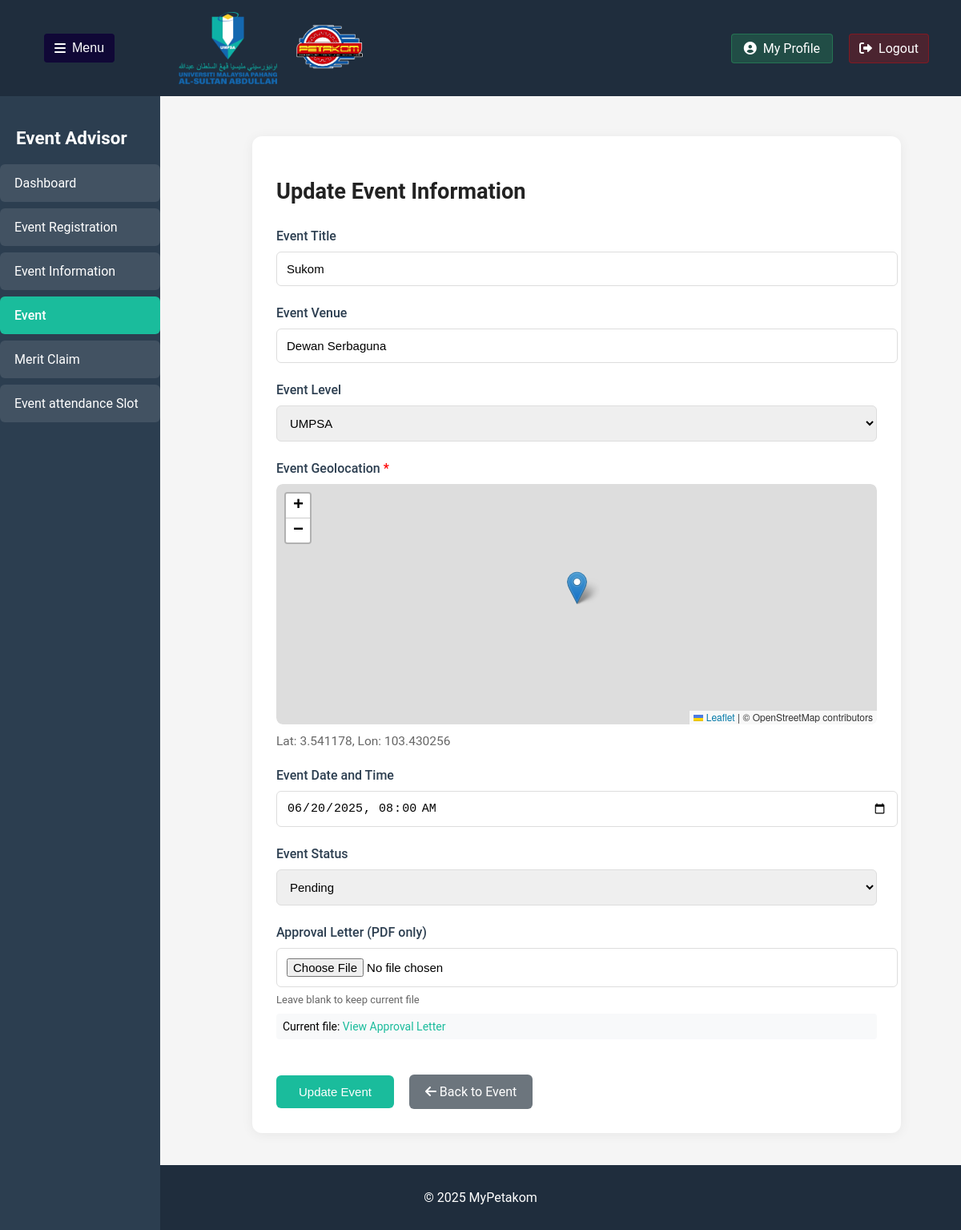
Screenshot of /UpdateEvent.php?id=EV684897e5 (signed in) with the database file from the repository.
### tables this page shows
CREATE TABLE `event` (
  `EventID` varchar(10) NOT NULL,
  `StaffID` varchar(10) NOT NULL,
  `QRCodeID` varchar(10) DEFAULT NULL,
  `EventTitle` varchar(100) NOT NULL,
  `EventDateandTime` datetime DEFAULT current_timestamp(),
  `EventVenue` varchar(100) NOT NULL,
  `EventStatus` varchar(20) NOT NULL,
  `ApprovalLetter` blob NOT NULL,
  `geolocation` varchar(50) NOT NULL,
  `EventLevel` varchar(20) NOT NULL
);

### UpdateEvent.php (the view, shortened to what this page needs)
<?php
$conn = new mysqli("localhost", "root", "", "mypetakom");
$staff_id = $_SESSION['user_id'];
$event_id = isset($_GET['id']) ? $_GET['id'] : null;
$event_query = "SELECT * FROM event WHERE EventID = ? AND StaffID = ?";
$event_stmt = $conn->prepare($event_query);
$event_stmt->bind_param("ss", $event_id, $staff_id);
$event_stmt->execute();
$event_result = $event_stmt->get_result();
$event = $event_result->fetch_assoc();
$event_status_options = ['Pending', 'Active', 'Postponed', 'Cancelled', 'Completed'];
$event_level_options = ['International', 'National', 'State', 'District', 'UMPSA'];
?>
<!DOCTYPE html>
<html>
<head>
    <link rel="stylesheet" href="https://cdnjs.cloudflare.com/ajax/libs/font-awesome/6.0.0/css/all.min.css">
    <link rel="stylesheet" href="https://unpkg.com/leaflet/dist/leaflet.css" />
</head>
<body>
    <header class="header">
        <div class="header-left">
            <button class="togglebutton" id="togglebutton">
                <i class="fas fa-bars"></i> Menu
            </button>
            <div class="Logo">
                <img src="Image/UMPSALogo.png" alt="LogoUMP">
                <img src="Image/PetakomLogo.png" alt="LogoPetakom">
            </div>
        </div>
        <div class="header-right">
            <a href="EventAdvisorProfile.php" class="profilebutton">
                <i class="fas fa-user-circle"></i> My Profile
            </a>
            <a href="logout.php" class="logoutbutton" onclick="return confirm('Are you sure you want to log out?');">
                <i class="fas fa-sign-out-alt"></i> Logout
            </a>
        </div>
    </header>
    <nav class="sidebar" id="sidebar">
        <h2 class="sidebartitle">Event Advisor</h2>
        <ul class="menuitems">
            <li>
                <a href="EventAdvisorDashboard.php" class="menuitem">
                    <span>Dashboard</span>
                </a>
            </li>
            <li>
                <a href="EventRegistration.php" class="menuitem">
                    <span>Event Registration</span>
                </a>
            </li>
            <li>
                <a href="EventInformation.php" class="menuitem">
                    <span>Event Information</span>
                </a>
            </li>
            <li>
                <a href="Event.php" class="menuitem active">
                    <span>Event</span>
                </a>
            </li>
            <li>
                <a href="MeritClaim.php" class="menuitem">
                    <span>Merit Claim</span>
                </a>
            </li>
            <li>
                <a href="AttendanceSlot.php" class="menuitem">
                    <span>Event attendance Slot</span>
                </a>
            </li>
        </ul>
    </nav>
    <div class="maincontent" id="maincontent">
        <div class="content">
            <h1>Update Event Information</h1>
            <form action="<?php echo htmlspecialchars($_SERVER['PHP_SELF']) . '?id=' . $event_id; ?>" method="POST" enctype="multipart/form-data">
                <div class="form-group">
                    <label for="title">Event Title</label>
                    <input type="text" class="form-control" id="title" name="title"
                        value="<?php echo htmlspecialchars($event['EventTitle']); ?>" required>
                </div>
                <div class="form-group">
                    <label for="venue">Event Venue</label>
                    <input type="text" class="form-control" id="venue" name="venue"
                           value="<?php echo htmlspecialchars($event['EventVenue']); ?>" required>
                </div>
                <div class="form-group">
                    <label for="event_level">Event Level</label>
                    <select class="form-control" id="event_level" name="event_level" required>
                        <?php foreach ($event_level_options as $level): ?>
                            <option value="<?= htmlspecialchars($level) ?>" <?= ($event['EventLevel'] === $level) ? 'selected' : '' ?>>
                                <?= htmlspecialchars($level) ?>
                            </option>
                        <?php endforeach; ?>
                    </select>
                </div>
                <div class="form-group">
                    <label for="geolocation">Event Geolocation <span style="color:red">*</span></label>
                    <div class="map-container">
                        <div id="map"></div>
                    </div>
                    <span class="geo-coords" id="geoCoords">
                        <?php
                        if (!empty($event['geolocation'])) {
                            $coords = explode(",", $event['geolocation']);
                            if (count($coords) == 2) {
                                echo "Lat: " . number_format((float)$coords[0], 6) . ", Lon: " . number_format((float)$coords[1], 6);
                            }
                        }
                        ?>
                    </span>
                </div>
                <div class="form-group">
                    <label for="dateandtime">Event Date and Time</label>
                    <input type="datetime-local" class="form-control" id="dateandtime" name="dateandtime"
                           value="<?php echo date('Y-m-d\TH:i', strtotime($event['EventDateandTime'])); ?>" required>
                </div>
                <div class="form-group">
                    <label for="event_status">Event Status</label>
                    <select class="form-control" id="event_status" name="event_status" required>
                        <?php foreach ($event_status_options as $status): ?>
                            <option value="<?= htmlspecialchars($status) ?>" <?= ($event['EventStatus'] === $status) ? 'selected' : '' ?>>
                                <?= htmlspecialchars($status) ?>
                            </option>
                        <?php endforeach; ?>
                    </select>
                </div>
                <div class="form-group">
                    <label for="approval">Approval Letter (PDF only)</label>
                    <input type="file" class="form-control" id="approval" name="approval" accept=".pdf">
                    <div class="file-info">Leave blank to keep current file</div>
                    <?php if ($event['ApprovalLetter']): ?>
                        <div class="current-file">
                            Current file:
                            <a href="<?php echo $event['ApprovalLetter']; ?>" target="_blank">
                                View Approval Letter
                            </a>
                        </div>
                    <?php endif; ?>
                </div>
                <button type="submit" class="btn btn-primary">Update Event</button>
                <a href="Event.php" class="back-link">
                    <i class="fas fa-arrow-left"></i> Back to Event
                </a>
            </form>
        </div>
    </div>
    <div class="footer">
        <footer>
            <p>&copy; 2025 MyPetakom</p>
        </footer>
    </div>
</body>
</html>

### UpdateEvent.php (style rules this page uses)
body { background-color: #f5f5f5; font-family: 'Roboto', sans-serif; margin: 0; padding: 0; min-height: 100vh; }
.header { background-color: #1f2d3d; display: flex; justify-content: space-between; align-items: center; padding: 0 20px; position: fixed; width: 100%; box-sizing: border-box; height: 120px; z-index: 1000; top: 0; }
.header-left { display: flex; align-items: center; gap: 20px; padding: 0 35px; }
.header-right { display: flex; align-items: center; gap: 20px; padding-right: 20px; }
.Logo { display: flex; gap: 20px; align-items: center; padding: 0 60px; }
.Logo img { height: 90px; width: auto; }
.sidebar { width: 200px; background-color: #2c3e50; color: white; position: fixed; top: 120px; left: 0; bottom: 0; padding: 20px 0; box-sizing: border-box; transition: transform 0.3s ease; z-index: 900; }
.sidebartitle { color: white; font-size: 1.4rem; margin-bottom: 20px; padding: 0 20px; }
.menuitems { display: flex; flex-direction: column; gap: 8px; padding: 0; margin: 0; list-style: none; }
.menuitem { background-color: rgba(255, 255, 255, 0.1); border-radius: 6px; padding: 14px 18px; color: white; cursor: pointer; transition: all 0.2s; display: flex; align-items: center; gap: 12px; }
.menuitems a { text-decoration: none; color: inherit; }
.menuitem.active { background-color: #1abc9c; font-weight: 500; }
.togglebutton { background-color: rgb(16, 8, 54); color: white; border: 1px solid rgba(18, 1, 63, 0.3); padding: 8px 12px; border-radius: 4px; cursor: pointer; font-size: 1rem; display: flex; align-items: center; gap: 8px; }
.logoutbutton { background-color: rgba(255, 0, 0, 0.2); color: white; border: 1px solid rgba(255, 0, 0, 0.3); padding: 8px 12px; border-radius: 4px; cursor: pointer; font-size: 1rem; display: flex; align-items: center; gap: 8px; text-decoration: none; }
.profilebutton { background-color: rgba(46, 204, 113, 0.2); color: white; border: 1px solid rgba(46, 204, 113, 0.3); padding: 8px 15px; border-radius: 4px; cursor: pointer; font-size: 1rem; display: flex; align-items: center; gap: 8px; transition: all 0.2s; text-decoration: none; }
.maincontent { margin-left: 240px; margin-top: 130px; padding: 40px 20px 40px 20px; box-sizing: border-box; min-height: 100vh; }
.content { max-width: 750px; margin: 0 auto; background-color: white; padding: 35px 30px 30px 30px; border-radius: 12px; box-shadow: 0 2px 15px rgba(0,0,0,0.06); }
.content h1 { font-size: 1.7rem; margin-bottom: 30px; color: #222; font-weight: 700; }
.form-group { margin-bottom: 24px; }
.form-group label { display: block; margin-bottom: 10px; font-weight: 500; color: #2c3e50; }
.form-control { width: 100%; padding: 12px; border: 1px solid #ddd; border-radius: 6px; font-size: 15px; transition: border-color 0.3s; }
.map-container { margin: 10px 0 0 0; border-radius: 8px; overflow: hidden; }
#map { width: 100%; height: 300px; border-radius: 8px; }
.geo-coords { display: block; margin-top: 12px; font-size: 0.97rem; color: #666; }
.btn { padding: 12px 28px; border: none; border-radius: 6px; cursor: pointer; font-size: 15px; font-weight: 500; transition: all 0.3s; }
.btn-primary { background-color: #1abc9c; color: white; }
.back-link { display: inline-block; margin-top: 20px; margin-left: 15px; padding: 12px 20px; background-color: #6c757d; color: white; text-decoration: none; border-radius: 6px; transition: background-color 0.3s; }
.file-info { margin-top: 8px; font-size: 13px; color: #666; }
.current-file { margin-top: 10px; padding: 8px; background-color: #f8f9fa; border-radius: 4px; font-size: 14px; }
.current-file a { color: #1abc9c; text-decoration: none; }
.footer { background-color: #1f2d3d; color: white; text-align: center; padding: 15px 0; margin-top: auto; }

### rows the page displays
event: title "Sukom", venue "Dewan Serbaguna", event_level "UMPSA", geolocation "3.541178", geolocation "103.430256", dateandtime "06/20/2025 08:00", event_status "Pending"
